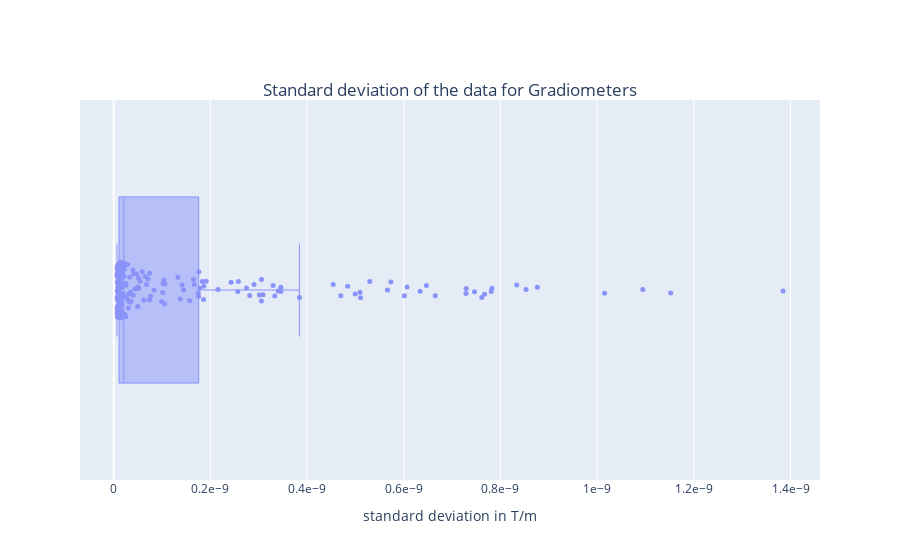

Notebook cell for this chart:
### Code cell
fig_g, fig_path_g=boxplot_std_hovering_plotly(std_data=rmse_grads, tit='Gradiometers', channel_names=grads, sid='1')

### Figure 1 — Plotly figure (JSON) as saved in the notebook; plotly's stock layout.template omitted (floating-point values rounded to 4 significant figures; data arrays with more than 128 entries replaced by an {"elided": "..."} marker saying what was removed)
{"data": [{"boxpoints": "all", "hovertemplate": "%{text}<br>STD: %{x: .0f}", "line": {"width": 1}, "marker": {"size": 5}, "name": "", "opacity": 0.7, "pointpos": 0, "text": {"elided": "204 str values"}, "type": "box", "x": {"elided": "204 float values"}}], "layout": {"title": {"text": "Standard deviation of the data for Gradiometers", "x": 0.5, "xanchor": "center", "y": 0.85, "yanchor": "top"}, "xaxis": {"exponentformat": "e", "showexponent": "all", "title": {"text": "standard deviation in T/m"}}, "yaxis": {"showticklabels": false, "visible": false}}}
